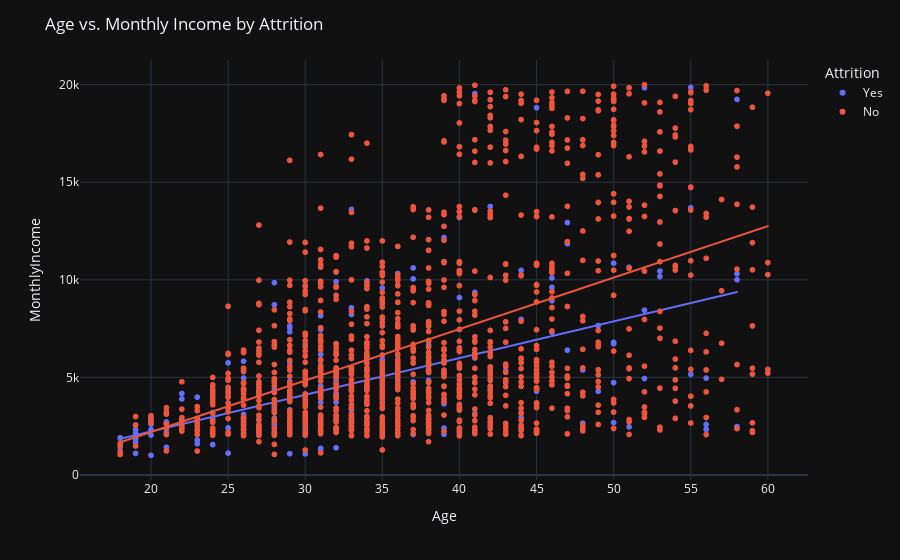

Here is the notebook cell this chart was saved with:
### Code cell
fig = px.scatter(df, x="Age", y="MonthlyIncome", color="Attrition", trendline="ols")
fig.update_layout(title="Age vs. Monthly Income by Attrition")
fig.show()

### Figure 1 — Plotly figure (JSON) as saved in the notebook; plotly's stock layout.template omitted (floating-point values rounded to 4 significant figures; data arrays with more than 128 entries replaced by an {"elided": "..."} marker saying what was removed)
{"data": [{"hovertemplate": "Attrition=Yes<br>Age=%{x}<br>MonthlyIncome=%{y}<extra></extra>", "legendgroup": "Yes", "marker": {"color": "#636efa", "symbol": "circle"}, "mode": "markers", "name": "Yes", "showlegend": true, "type": "scattergl", "x": {"elided": "237 int values"}, "xaxis": "x", "y": {"elided": "237 int values"}, "yaxis": "y"}, {"hovertemplate": "<b>OLS trendline</b><br>MonthlyIncome = 188.072 * Age + -1533.56<br>R<sup>2</sup>=0.250603<br><br>Attrition=Yes<br>Age=%{x}<br>MonthlyIncome=%{y} <b>(trend)</b><extra></extra>", "legendgroup": "Yes", "marker": {"color": "#636efa", "symbol": "circle"}, "mode": "lines", "name": "Yes", "showlegend": false, "type": "scattergl", "x": {"elided": "237 int values"}, "xaxis": "x", "y": {"elided": "237 float values"}, "yaxis": "y"}, {"hovertemplate": "Attrition=No<br>Age=%{x}<br>MonthlyIncome=%{y}<extra></extra>", "legendgroup": "No", "marker": {"color": "#EF553B", "symbol": "circle"}, "mode": "markers", "name": "No", "showlegend": true, "type": "scattergl", "x": {"elided": "1233 int values"}, "xaxis": "x", "y": {"elided": "1233 int values"}, "yaxis": "y"}, {"hovertemplate": "<b>OLS trendline</b><br>MonthlyIncome = 263.838 * Age + -3077.32<br>R<sup>2</sup>=0.236889<br><br>Attrition=No<br>Age=%{x}<br>MonthlyIncome=%{y} <b>(trend)</b><extra></extra>", "legendgroup": "No", "marker": {"color": "#EF553B", "symbol": "circle"}, "mode": "lines", "name": "No", "showlegend": false, "type": "scattergl", "x": {"elided": "1233 int values"}, "xaxis": "x", "y": {"elided": "1233 float values"}, "yaxis": "y"}], "layout": {"autosize": true, "legend": {"title": {"text": "Attrition"}, "tracegroupgap": 0}, "margin": {"t": 60}, "title": {"text": "Age vs. Monthly Income by Attrition"}, "xaxis": {"anchor": "y", "autorange": true, "domain": [0, 1], "range": [15.47, 62.53], "title": {"text": "Age"}, "type": "linear"}, "yaxis": {"anchor": "x", "autorange": true, "domain": [0, 1], "range": [-461.4, 21470.0], "title": {"text": "MonthlyIncome"}, "type": "linear"}}}
